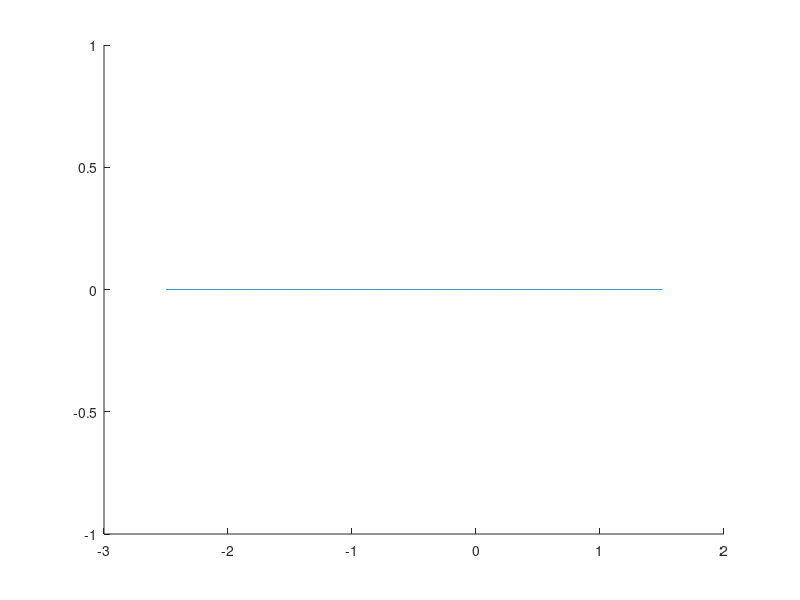

Recreate this plot in MATLAB. (Note: this script raises an error after producing the figure.)
clear all
%Compute the first crossing with y=0 and plot the trajectory on the
%direction of the unstable manifold.

s = 1e-8;

mu = input('Select the value(s) of mu to use (default=0.008): ');
if isempty(mu) mu = 0.008; end

tol = input('Desired tolerance (default=1e-12): ');
if isempty(tol) tol = 1e-12; end

odeoptions = odeset('Abstol',tol,'RelTol',tol);

figure (1)
hold on
plot(linspace(-2.5,1.5,1000),zeros(1000,1))
for i=1:length(mu)
    [v,L] = select_eigenvector(mu(i),3,1);

    x0 = L - s*v;

    F = @(t,x) RTBPfield(x,mu(i));
    [~,T] = poincare_section(F,[0 1 0 0], tol, 0, x0, 1);
    [tout,z] = ode45(F,[0,T],x0,odeoptions);

    plot(z(:,1),z(:,2),'.-','Markersize',1)
end

title('Plot for mu')
xlabel('x'); ylabel('y');